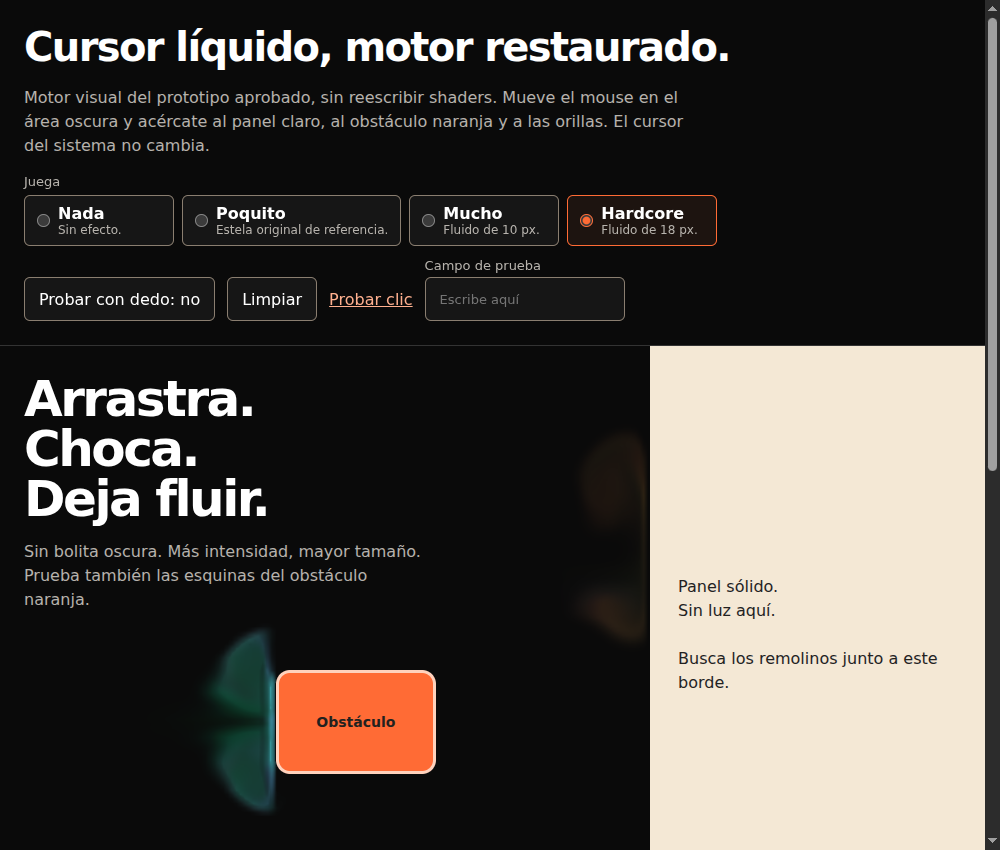
#> input picture docs/media/contact-real.png, 1000 x 850 px, given in place of JorgeSuarez-A-oscuro-bicolor-screen-240px-visible.png, which was not available
$ python docs-render.py ../docs/media/contact-real.png
#> lines starting #> are read from the running program, lines starting #| are printed output that depends on the picture
"""Render editorial docs only. Usage: python scripts/docs-render.py BRAND_ASSET_ROOT.
Requires Pillow and Python-Markdown; does not touch runtime, dist or tests.
"""
from pathlib import Path
import sys
import shutil
import json
import hashlib
from PIL import Image, ImageDraw, ImageFont
import markdown

root = Path(__file__).resolve().parents[1]
brand = Path(sys.argv[1])
media = root / 'docs/media'
fonts = media / 'brand'
fonts.mkdir(exist_ok=True)
for name in ['Outfit-static.ttf', 'Inter-static.ttf', 'Outfit-OFL.txt', 'Inter-OFL.txt']:
    shutil.copyfile(brand / 'assets' / name, fonts / name)
sigpath = brand / 'assets/masters-1.0/signature/png/JorgeSuarez-A-oscuro-bicolor-screen-240px-visible.png'
signature = Image.open(sigpath).convert('RGBA')
screenshot = Image.open(media / 'hardcore-real.png').convert('RGB')
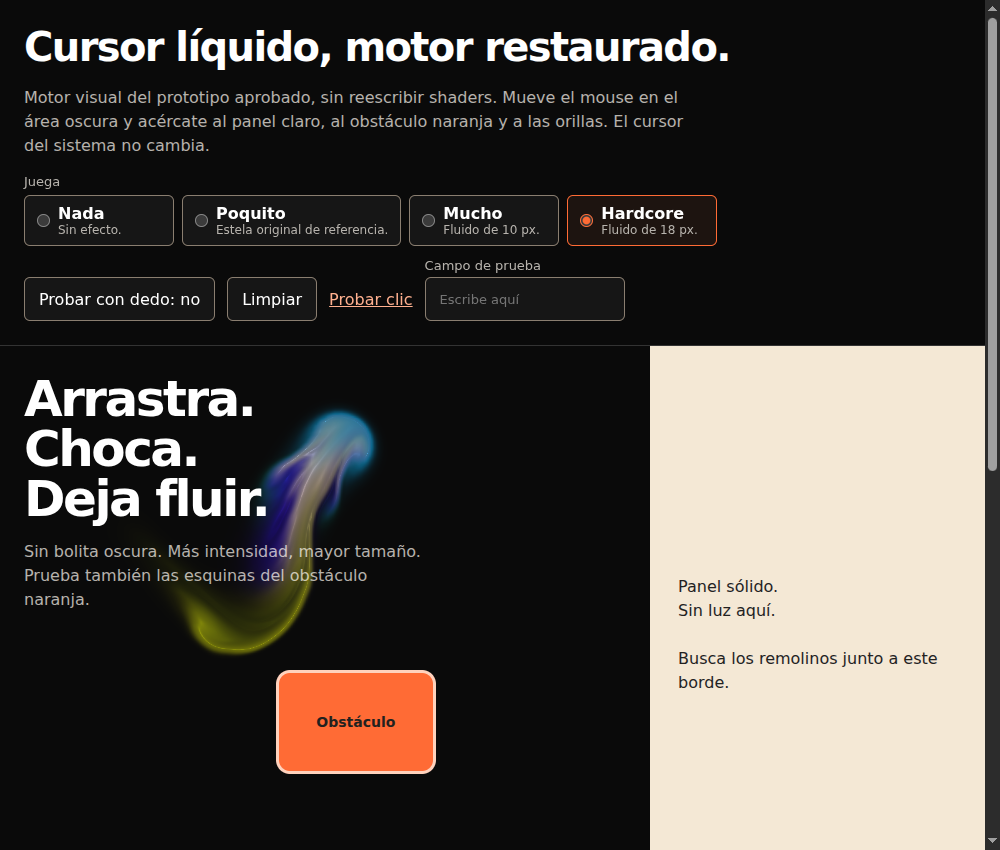
#> input picture docs/media/hardcore-real.png, 1000 x 850 px
#> screenshot is the input picture: PIL image 1000x850 RGB; mean R, G, B 72.7, 67.7, 62.7
head = lambda n: ImageFont.truetype(str(fonts / 'Outfit-static.ttf'), n)
body = lambda n: ImageFont.truetype(str(fonts / 'Inter-static.ttf'), n)
muted = '#B7B3AD'
for lang in ['es', 'en']:
    es = lang == 'es'
    for mobile in [False, True]:
        size = (900, 1420) if mobile else (1600, 900)
        im = Image.new('RGB', size, '#0A0A0A')
        d = ImageDraw.Draw(im)
        im.paste(signature, (64, 54), signature)
        if mobile:
            d.text((60, 155), 'Cursor líquido', font=head(76), fill='white')
            lines = ['Una estela de color', 'que sigue tu puntero.'] if es else ['A colored trail', 'that follows your pointer.']
            for i, line in enumerate(lines):
                d.text((64, 264 + i * 45), line, font=body(34), fill=muted)
            d.rectangle((64, 390, 836, 393), fill='#FF6B35')
            demo = screenshot.resize((772, 656), Image.Resampling.LANCZOS)
            im.paste(demo, (64, 430))
            d.text((64, 1140), 'Hardcore · WebGL2 · 18 px CSS', font=head(30), fill='white')
            d.text((64, 1200), 'Captura real de la demo aprobada.' if es else 'Real capture of the approved demo.', font=body(27), fill=muted)
            d.text((64, 1250), '1.0.1 · Código MIT · Sin dependencias' if es else '1.0.1 · MIT code · No dependencies', font=body(25), fill=muted)
        else:
            d.text((64, 262), 'Cursor líquido', font=head(86), fill='white')
            lines = ['Una estela de color', 'que sigue tu puntero.'] if es else ['A colored trail', 'that follows your pointer.']
            for i, line in enumerate(lines):
                d.text((68, 390 + i * 54), line, font=body(36), fill=muted)
            d.rectangle((68, 560, 625, 564), fill='#FF6B35')
            d.text((68, 610), '1.0.1 · Código MIT' if es else '1.0.1 · MIT code', font=head(28), fill='white')
            d.text((68, 658), 'Sin dependencias en runtime.' if es else 'No runtime dependencies.', font=body(26), fill=muted)
            # Crop only from a genuine baseline screenshot, keeping controls and trail.
            crop = screenshot.crop((0, 170, 985, 850))
            crop.thumbnail((820, 640), Image.Resampling.LANCZOS)
            im.paste(crop, (730, 200))
            d.text((730, 150), 'Hardcore · WebGL2 · 18 px CSS', font=head(27), fill='white')
            d.text((730, 795), 'Demo real · SwiftShader · Recorte' if es else 'Real demo · SwiftShader · Cropped', font=body(24), fill=muted)
        out = media / f'cover-{lang}{"-mobile" if mobile else ""}.png'
        im.save(out, optimize=True)
#> this loop made 2 passes
#> pass 1, `im.save(out, optimize=True)`:
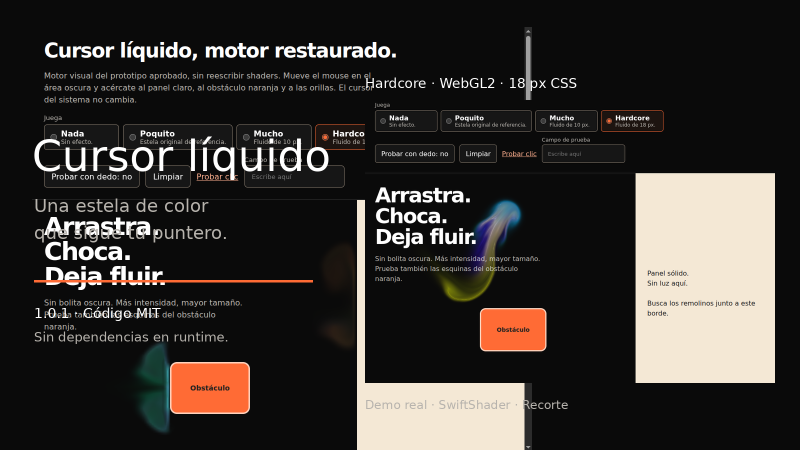
#> saved as cover-es.png: PIL image 1600x900 RGB (shown at 1/2 size); mean R, G, B 54.1, 49.8, 46.3
#> pass 1, `im.save(out, optimize=True)`:
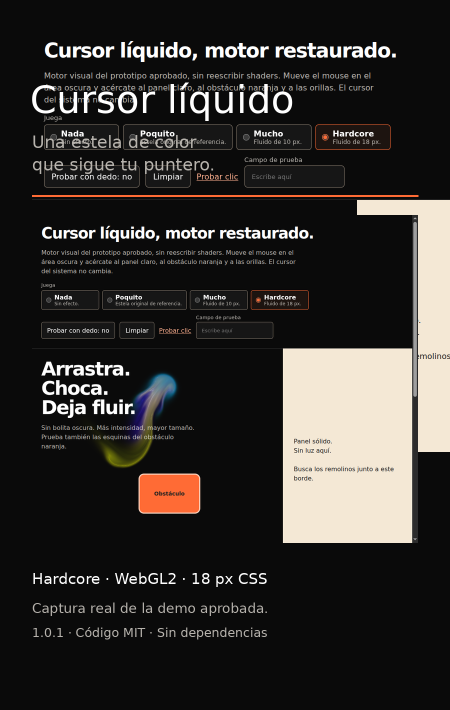
#> saved as cover-es-mobile.png: PIL image 900x1420 RGB (shown at 1/2 size); mean R, G, B 49.2, 46.4, 43.6
#> pass 2, `im.save(out, optimize=True)`:
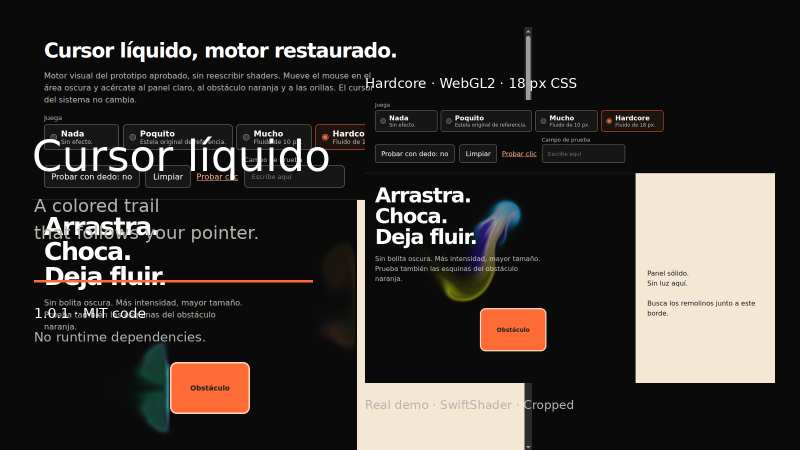
#> saved as cover-en.png: PIL image 1600x900 RGB (shown at 1/2 size); mean R, G, B 54, 49.8, 46.2
#> pass 2, `im.save(out, optimize=True)`:
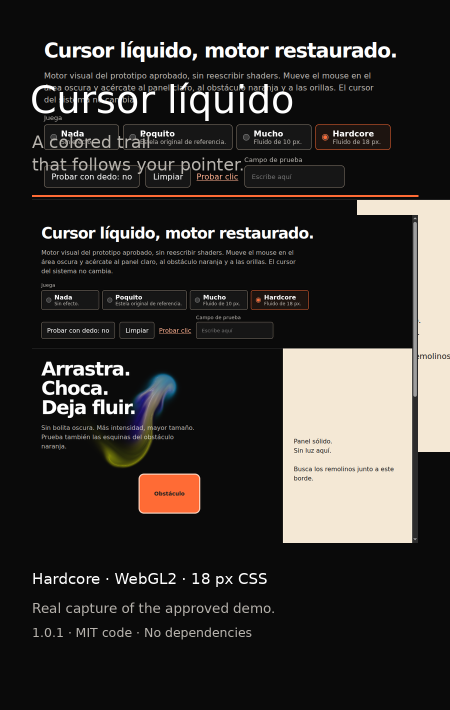
#> saved as cover-en-mobile.png: PIL image 900x1420 RGB (shown at 1/2 size); mean R, G, B 49.2, 46.3, 43.6
#> after the loop:
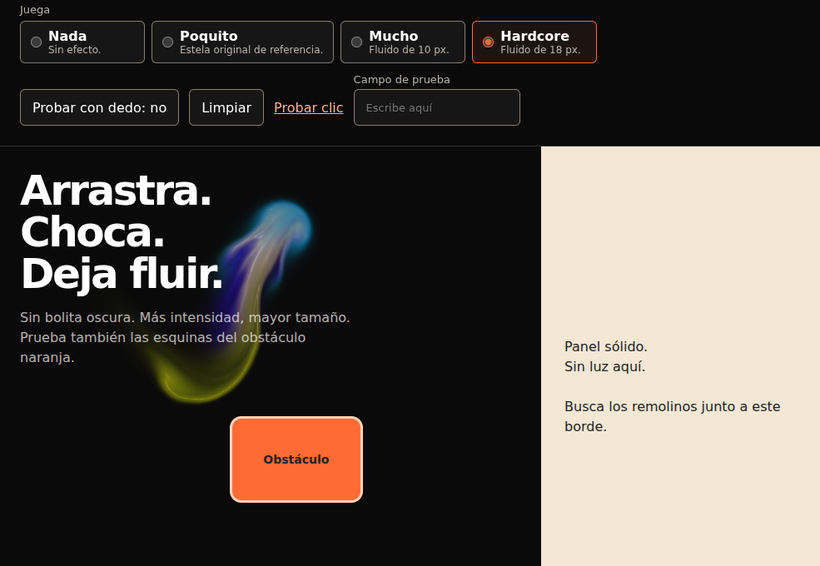
#> crop: PIL image 820x566 RGB; mean R, G, B 83.6, 77.2, 70.9

css = '''@font-face{font-family:Outfit;src:url(media/brand/Outfit-static.ttf);font-weight:700}@font-face{font-family:Inter;src:url(media/brand/Inter-static.ttf);font-weight:400}
*{box-sizing:border-box}body{margin:0;background:#0A0A0A;color:#FFFFFF;font:400 18px/1.65 Inter,Arial,sans-serif;font-synthesis:none}main{max-width:1120px;margin:auto;padding:36px 36px 90px}h1,h2,h3,strong,th{font-family:Outfit,Arial,sans-serif;font-weight:700}h1{font-size:48px;line-height:1.12}h2{font-size:30px;margin-top:48px;line-height:1.25}p{max-width:78ch}a{color:#FF6B35;text-underline-offset:4px}a:focus-visible,button:focus-visible,video:focus-visible{outline:3px solid #FFA500;outline-offset:5px}img,video{max-width:100%;height:auto;display:block}video{background:#161616;width:100%;max-height:76vh}pre{background:#161616;overflow:auto;padding:20px;font-size:14px}code{overflow-wrap:anywhere}table{display:block;overflow:auto;border-collapse:collapse;font-size:16px}th,td{text-align:left;vertical-align:top;border-bottom:1px solid #34312e;padding:12px}blockquote{border-left:3px solid #FF6B35;padding-left:20px;color:#B7B3AD}.lead{font-size:24px;color:#B7B3AD}.note{color:#B7B3AD;font-size:15px}.hero{margin:24px 0}.player{margin:44px 0}nav{display:flex;gap:24px;flex-wrap:wrap}::cue{background:#0A0A0A;color:#FFFFFF;font-family:Arial,sans-serif}@media(max-width:600px){main{padding:24px 20px 64px}body{font-size:17px}h1{font-size:38px}h2{font-size:27px}th,td{padding:10px;min-width:125px}.lead{font-size:21px}}@media(prefers-reduced-motion:reduce){*{scroll-behavior:auto!important}}'''
(root / 'docs/reading.css').write_text(css)
for lang in ['es', 'en']:
    es = lang == 'es'
    other = 'en' if es else 'es'
    suffix = '' if es else '.en'
    other_suffix = '.en' if es else ''
    tracks = ''.join(f'<track kind="captions" srclang="{l}" label="{label}" data-vtt="{l}" {"default" if l == lang else ""}>' for l, label in [('es', 'Español'), ('en', 'English')])
#> (the run stopped early here; a loop or call above may not have finished)
